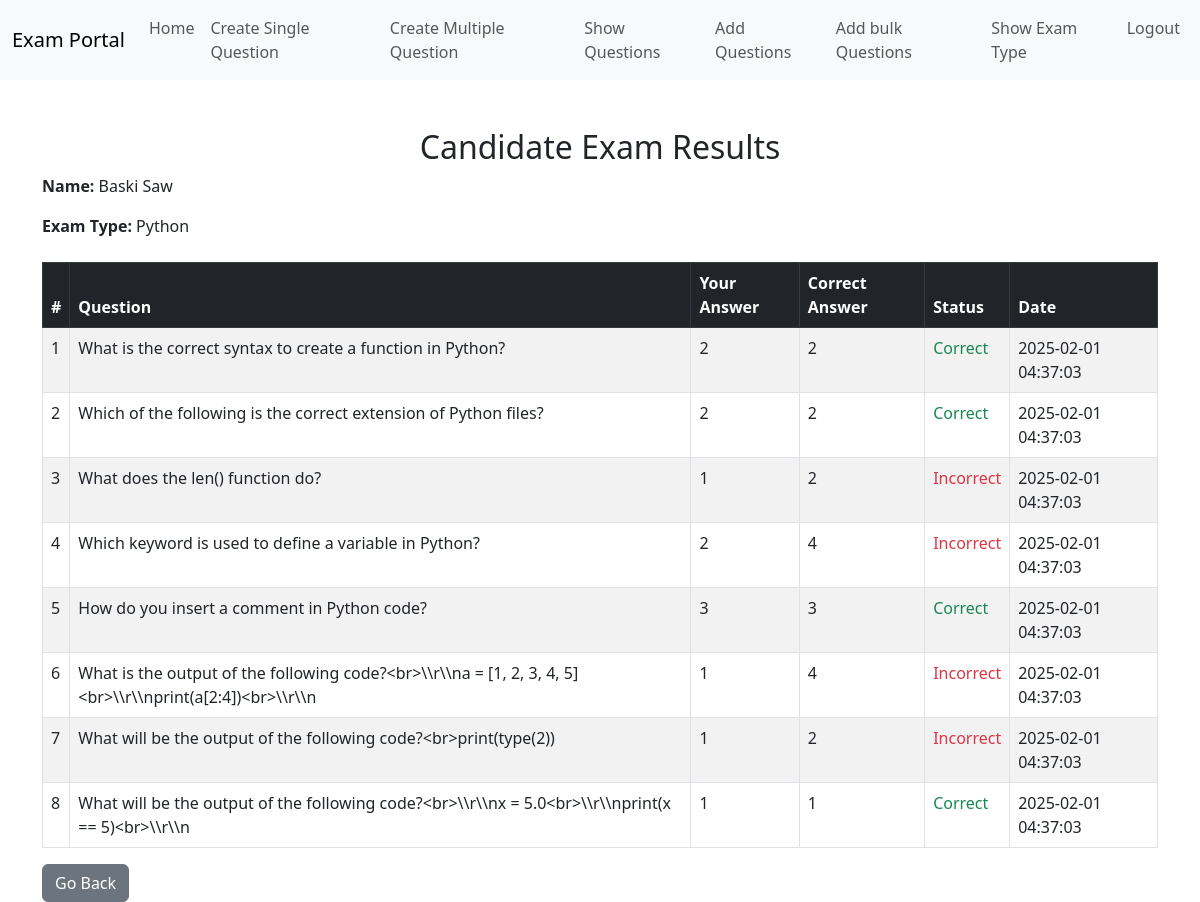
/show_result_details.php?id=16, run on the app's committed database.
### tables this page shows
CREATE TABLE `candidates` (
  `id` int(8) NOT NULL,
  `name` varchar(255) NOT NULL,
  `mobile` varchar(15) NOT NULL,
  `email` varchar(100) NOT NULL,
  `password` varchar(100) NOT NULL,
  `exam_type` varchar(100) NOT NULL,
  `designation` varchar(100) NOT NULL,
  `total_marks` int(4) NOT NULL,
  `sec_code` varchar(10) NOT NULL,
  `exam_duration` varchar(10) NOT NULL,
  `status` varchar(50) NOT NULL,
  `is_exam_completed` tinyint(1) DEFAULT 0
);

CREATE TABLE `question_results` (
  `id` int(11) NOT NULL,
  `candidate_id` int(11) NOT NULL,
  `exam_type` varchar(255) NOT NULL,
  `question_id` int(11) NOT NULL,
  `question` text NOT NULL,
  `user_answer` int(11) NOT NULL,
  `correct_option` int(11) NOT NULL,
  `status` varchar(50) NOT NULL,
  `created_at` timestamp NOT NULL DEFAULT current_timestamp()
);

### show_result_details.php (the view, shortened to what this page needs)
<?php
$candidate_id = intval($_GET['id']);
include 'conn.php';
$candidate_sql = "SELECT name, exam_type FROM candidates WHERE id = $candidate_id";
$candidate_result = $conn->query($candidate_sql);
$candidate = $candidate_result->fetch_assoc();
$results_sql = "SELECT * FROM question_results WHERE candidate_id = $candidate_id";
$results = $conn->query($results_sql);
?>
<!DOCTYPE html>
<html>
<head>
    <link rel="stylesheet" href="https://cdnjs.cloudflare.com/ajax/libs/bootstrap/5.3.0/css/bootstrap.min.css">
</head>
<body>
<?php include 'header2.php';?>
<div class="container mt-5">
    <h2 class="text-center">Candidate Exam Results</h2>
    <div class="mb-4">
        <p><strong>Name:</strong> <?php echo htmlspecialchars($candidate['name']); ?></p>
        <p><strong>Exam Type:</strong> <?php echo htmlspecialchars($candidate['exam_type']); ?></p>
    </div>
    <?php if ($results->num_rows > 0) { ?>
        <div class="table-responsive">
            <table class="table table-bordered table-striped">
                <thead class="table-dark">
                    <tr>
                        <th>#</th>
                        <th>Question</th>
                        <th>Your Answer</th>
                        <th>Correct Answer</th>
                        <th>Status</th>
                        <th>Date</th>
                    </tr>
                </thead>
                <tbody>
                    <?php
                    $index = 1;
                    while ($row = $results->fetch_assoc()) {
                        $status_class = $row['status'] === 'Correct' ? 'text-success' : 'text-danger';
                    ?>
                        <tr>
                            <td><?php echo $index++; ?></td>
                            <td><?php echo htmlspecialchars($row['question']); ?></td>
                            <td><?php echo htmlspecialchars($row['user_answer']); ?></td>
                            <td><?php echo htmlspecialchars($row['correct_option']); ?></td>
                            <td class="<?php echo $status_class; ?>"><?php echo $row['status']; ?></td>
                            <td><?php echo htmlspecialchars($row['created_at']); ?></td>
                        </tr>
                    <?php } ?>
                </tbody>
            </table>
        </div>
    <?php } else { ?>
        <p class="text-center text-warning">No results found for Candidate ID: <?php echo $candidate_id; ?></p>
    <?php } ?>
    <a href="javascript:void(0);" class="btn btn-secondary" onclick="window.location.href='show_candidate.php';">Go Back</a>

### data on the page
candidates: name "Baski Saw", exam_type "Python"
question_results: question "What is the correct syntax to create a function in Python?", user_answer "2", correct_option "2", status "Correct", created_at "2025-02-01 04:37:03"
question_results: question "Which of the following is the correct extension of Python files?", user_answer "2", correct_option "2", status "Correct", created_at "2025-02-01 04:37:03"
question_results: question "What does the len() function do?", user_answer "1", correct_option "2", status "Incorrect", created_at "2025-02-01 04:37:03"
question_results: question "Which keyword is used to define a variable in Python?", user_answer "2", correct_option "4", status "Incorrect", created_at "2025-02-01 04:37:03"
question_results: question "How do you insert a comment in Python code?", user_answer "3", correct_option "3", status "Correct", created_at "2025-02-01 04:37:03"
question_results: question "What is the output of the following code?<br>\\\\r\\\\na = [1, 2, 3, 4, 5]<br>\\\\r\\\\nprint(a[2:4])<br>\\\\r\\\\n", user_answer "1", correct_option "4", status "Incorrect", created_at "2025-02-01 04:37:03"
question_results: question "What will be the output of the following code?<br>print(type(2))", user_answer "1", correct_option "2", status "Incorrect", created_at "2025-02-01 04:37:03"
question_results: question "What will be the output of the following code?<br>\\\\r\\\\nx = 5.0<br>\\\\r\\\\nprint(x == 5)<br>\\\\r\\\\n", user_answer "1", correct_option "1", status "Correct", created_at "2025-02-01 04:37:03"
